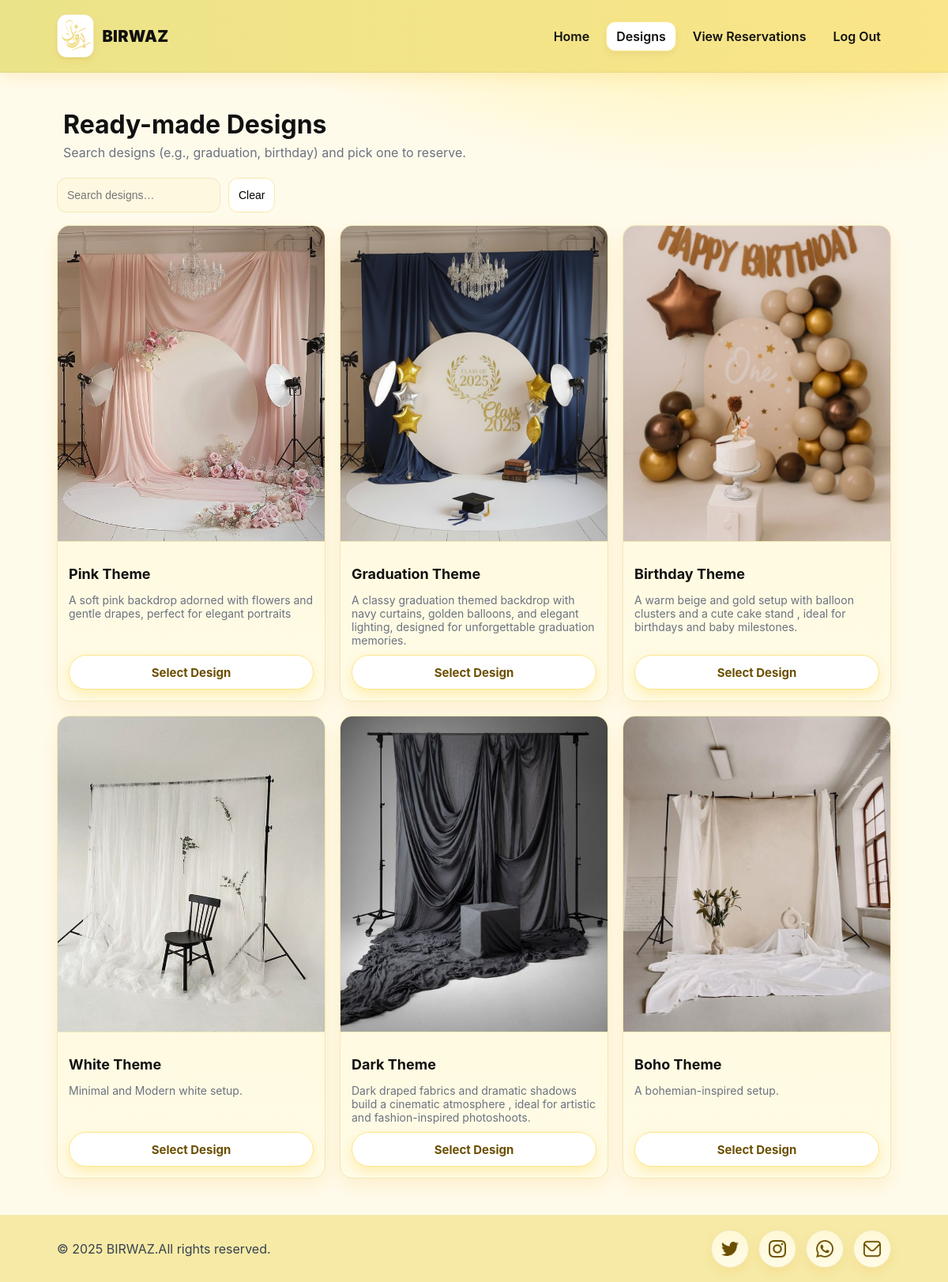
/birwasproject/Designs.php (signed in), run on the app's committed database.
### tables this page shows
CREATE TABLE `design` (
  `DesignID` int(10) UNSIGNED NOT NULL,
  `Name` text NOT NULL,
  `Description` text,
  `Image_URL` text NOT NULL,
  `Type` varchar(10) NOT NULL DEFAULT 'Ready'
);

### birwasproject/Designs.php (the view, shortened to what this page needs)
<?php
$conn = getDBConnection();
$designs = [];
$sql = "SELECT DesignID, Name, Description, Image_URL
        FROM design
        WHERE Type = 'Ready'";
$result = $conn->query($sql);
if ($result && $result->num_rows > 0) {
    while ($row = $result->fetch_assoc()) {
        $designs[] = $row;
    }
}
?>
<!DOCTYPE html>
<html lang="en">
    <head>
    </head>
    <body>
        <header>
            <div class="container nav">
                <a class="brand" href="homeUser.php">
                    <img src="images/logo1.png" alt="BIRWAZ logo">
                    <strong>BIRWAZ</strong>
                </a>
                <nav class="links">
                    <a href="homeUser.php">Home</a>
                    <a href="designs.php" aria-current="page">Designs</a>
                    <a href="viewReservations.php">View Reservations</a>
                    <a href="logout.php" id="logoutLink">Log Out</a>
                </nav>
            </div>
        </header>
        <main class="container">
            <section class="hero">
                <h1>Ready-made Designs</h1>
                <p>Search designs (e.g., graduation, birthday) and pick one to reserve.</p>
            </section>
            <div class="toolbar">
                <input id="q" class="input" type="search" placeholder="Search designs…" aria-label="Search designs"/>
                <button id="clear" class="btn ghost" type="button">Clear</button>
            </div>
            <section id="results" class="grid">
                <?php if (!empty($designs)): ?>
                    <?php foreach ($designs as $design): ?>
                        <div class="col-4 card" data-name="<?php echo htmlspecialchars($design['Name']); ?>">
                            <figure class="thumb">
                                <img src="uploads/<?php echo htmlspecialchars($design['Image_URL']); ?>"
                                     alt="<?php echo htmlspecialchars($design['Name']); ?> preview">
                            </figure>
                            <div class="body">
                                <h3><?php echo htmlspecialchars($design['Name']); ?></h3>
                                <p><?php echo htmlspecialchars($design['Description']); ?></p>
                                <a class="btn primary full"
                                   href="booking.php?design_id=<?php echo urlencode($design['DesignID']); ?>">
                                    Select Design
                                </a>
                            </div>
                        </div>
                    <?php endforeach; ?>
                <?php else: ?>
                    <p>No designs available yet.</p>
                <?php endif; ?>
            </section>
        </main>
        <footer>
            <div class="footer-inner">
                <div class="copy">© 2025 BIRWAZ.All rights reserved.</div>
                <div class="socials">
                    <a href="https://twitter.com" target="_blank">
                        <img src="images/twitter.png" alt="Twitter icon">
                    </a>
                    <a href="https://instagram.com" target="_blank">
                        <img src="images/instagram.png" alt="Instagram icon">
                    </a>
                    <a href="https://wa.me" target="_blank">
                        <img src="images/whatsapp.png" alt="WhatsApp icon">
                    </a>
                    <a href="mailto:birwaz@gmail.com" target="_blank" >
                        <img src="images/email.png" alt="Email icon">
                    </a>
                </div>
            </div>
        </footer>
    </body>
</html>

### birwasproject/Designs.php (style rules this page uses)
* { box-sizing:border-box }
html, body { height:100%; }
body { margin:0; font-family:Inter,system-ui,Arial,sans-serif; color:#1f2937; background:radial-gradient(1200px 600px at 80% -10%, #fff 0%, #fff6bf 40%, #fffbeb 65%); }
main.container { min-height: calc(100vh - 190px); }
a { color:inherit; text-decoration:none }
header { position:static; top:0; z-index:20; background:linear-gradient(90deg, #EBE389, #fae588); border-bottom:1px solid rgba(0,0,0,.05); box-shadow:0 6px 20px rgba(245,158,11,.15); }
.container { max-width:1100px; margin-inline:auto; padding:18px 22px }
.nav { display:flex; align-items:center; justify-content:space-between; gap:14px; min-height:64px; }
.brand { display:flex; align-items:center; gap:10px; line-height:1; }
.brand img { height:55px; width:auto; object-fit:contain; display:block; -webkit-user-drag:none; background:#fff; padding:1px; border-radius:12px; border:1px solid #f1e9b6; box-shadow:0 4px 10px rgba(245,158,11,.12); filter: drop-shadow(0 1px 1px rgba(0,0,0,.08)); }
.brand strong { font-weight:900; letter-spacing:.3px; color:#111; font-size:clamp(18px, 2.4vw, 20px); }
.links { display:flex; gap:8px; flex-wrap:wrap }
.links a { padding:8px 12px; border-radius:12px; color:#111; font-weight:600; border:1px solid transparent; transition:.2s }
.links a[aria-current="page"] { background:#fff; border-color:#fde68a; box-shadow:0 4px 10px rgba(0,0,0,.05) }
.hero { padding:28px 8px 6px }
.hero h1 { margin:0 0 6px; font-size:clamp(24px,3vw,32px); color:#111 }
.hero p { margin:0; color:#6b7280 }
.toolbar { display:flex; gap:10px; flex-wrap:wrap; margin:16px 0 }
.input,.btn { height:44px; border-radius:12px; border:1px solid #f1e9b6; padding:0 12px; font-size:14px; background:#fff8e1 }
.btn { cursor:pointer }
.btn.ghost { background:#fff; border-color:#fce7a2 }
.grid { display:grid; grid-template-columns:repeat(12,1fr); gap:18px }
.col-4 { grid-column:span 4; }
.card { background:linear-gradient(180deg,#fff8d6,#fffbe6); border:1px solid #f1e9b6; border-radius:16px; overflow:hidden; display:flex; flex-direction:column; box-shadow:0 10px 24px rgba(245,158,11,.12); transition:transform .15s ease, box-shadow .15s ease; }
.thumb { width:100%; height:400px; aspect-ratio:16/10; overflow:hidden; background:#fff4b5; border-bottom:1px solid #f1e9b6; margin-top:0; margin-left:0; margin-right:0; }
.thumb img { width:100%; height:100%; object-fit:cover; display:block }
.body { padding:14px; display:flex; flex-direction:column; gap:10px; flex: 1; }
.grid { align-items: stretch; }
.body h3 { margin:0 0 4px; font-size:18px; color:#111 }
.body p { margin:0; color:#6b7280; font-size:14px }
.btn.primary { box-shadow:0 6px 14px rgba(250,204,21,.25); font-size:15px; background:#fff; border:1px solid #fde68a; padding:4px 8px; border-radius:999px; color:#6b4f00; font-weight:700; display:inline-grid; place-items:center; margin-top: auto; }
.full { width:100% }
footer { background:#f6eaa6; border-top:1px solid #f1e9b6; margin-top:28px; }
.footer-inner { max-width:1100px; margin:auto; padding:18px 22px; display:flex; align-items:center; justify-content:space-between; gap:12px; flex-wrap:wrap; }
.copy { color:#374151; font-size:16px }
.socials { display:flex; gap:12px; align-items:center; }
.socials a { width:48px; height:48px; border-radius:50%; display:grid; place-items:center; background: linear-gradient(180deg,#fff8d6,#fffbe6); border:1px solid #f1e9b6; box-shadow:0 6px 14px rgba(245,158,11,.12); transition:transform .15s ease, box-shadow .15s ease, background .2s ease; }
.socials img { width:22px; height:22px; object-fit:contain; display:block; }

### data on the page
design: Image_URL (picture), Name "Pink Theme", Description "A soft pink backdrop adorned with flowers and gentle drapes, perfect for elegant portraits"
design: Image_URL (picture), Name "Graduation Theme", Description "A classy graduation themed backdrop with navy curtains, golden balloons, and elegant lighting, designed for unforgettable graduation memories."
design: Image_URL (picture), Name "Birthday Theme", Description "A warm beige and gold setup with balloon clusters and a cute cake stand , ideal for birthdays and baby milestones."
design: Image_URL (picture), Name "White Theme", Description "Minimal and Modern white setup."
design: Image_URL (picture), Name "Dark Theme", Description "Dark draped fabrics and dramatic shadows build a cinematic atmosphere , ideal for artistic and fashion-inspired photoshoots."
design: Image_URL (picture), Name "Boho Theme", Description "A bohemian-inspired setup."
